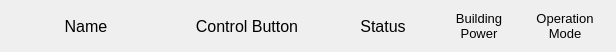
   <widget class="QWidget" name="layoutWidget" >
    <property name="geometry" >
     <rect>
      <x>11</x>
      <y>11</y>
      <width>604</width>
      <height>32</height>
     </rect>
    </property>
    <layout class="QGridLayout" >
     <item row="0" column="0" >
      <widget class="QLabel" name="label_37" >
       <property name="minimumSize" >
        <size>
         <width>150</width>
         <height>30</height>
        </size>
       </property>
       <property name="maximumSize" >
        <size>
         <width>150</width>
         <height>30</height>
        </size>
       </property>
       <property name="palette" >
        <palette>
         <active>
          <colorrole role="Base" >
           <brush brushstyle="SolidPattern" >
            <color alpha="255" >
             <red>255</red>
             <green>255</green>
             <blue>255</blue>
            </color>
           </brush>
          </colorrole>
          <colorrole role="Window" >
           <brush brushstyle="SolidPattern" >
            <color alpha="255" >
             <red>199</red>
             <green>200</green>
             <blue>208</blue>
            </color>
           </brush>
          </colorrole>
         </active>
         <inactive>
          <colorrole role="Base" >
           <brush brushstyle="SolidPattern" >
            <color alpha="255" >
             <red>255</red>
             <green>255</green>
             <blue>255</blue>
            </color>
           </brush>
          </colorrole>
          <colorrole role="Window" >
           <brush brushstyle="SolidPattern" >
            <color alpha="255" >
             <red>199</red>
             <green>200</green>
             <blue>208</blue>
            </color>
           </brush>
          </colorrole>
         </inactive>
         <disabled>
          <colorrole role="Base" >
           <brush brushstyle="SolidPattern" >
            <color alpha="255" >
             <red>199</red>
             <green>200</green>
             <blue>208</blue>
            </color>
           </brush>
          </colorrole>
          <colorrole role="Window" >
           <brush brushstyle="SolidPattern" >
            <color alpha="255" >
             <red>199</red>
             <green>200</green>
             <blue>208</blue>
            </color>
           </brush>
          </colorrole>
         </disabled>
        </palette>
       </property>
       <property name="font" >
        <font>
         <pointsize>12</pointsize>
         <weight>50</weight>
         <bold>false</bold>
        </font>
       </property>
       <property name="autoFillBackground" >
        <bool>false</bool>
       </property>
       <property name="frameShape" >
        <enum>QFrame::NoFrame</enum>
       </property>
       <property name="frameShadow" >
        <enum>QFrame::Plain</enum>
       </property>
       <property name="lineWidth" >
        <number>1</number>
       </property>
       <property name="text" >
        <string>Name</string>
       </property>
       <property name="alignment" >
        <set>Qt::AlignCenter</set>
       </property>
      </widget>
     </item>
     <item row="0" column="1" >
      <widget class="QLabel" name="label_38" >
       <property name="sizePolicy" >
        <sizepolicy vsizetype="Preferred" hsizetype="Preferred" >
         <horstretch>0</horstretch>
         <verstretch>0</verstretch>
        </sizepolicy>
       </property>
       <property name="minimumSize" >
        <size>
         <width>160</width>
         <height>30</height>
        </size>
       </property>
       <property name="maximumSize" >
        <size>
         <width>160</width>
         <height>30</height>
        </size>
       </property>
       <property name="palette" >
        <palette>
         <active>
          <colorrole role="Base" >
           <brush brushstyle="SolidPattern" >
            <color alpha="255" >
             <red>255</red>
             <green>255</green>
             <blue>255</blue>
            </color>
           </brush>
          </colorrole>
          <colorrole role="Window" >
           <brush brushstyle="SolidPattern" >
            <color alpha="255" >
             <red>199</red>
             <green>200</green>
             <blue>208</blue>
            </color>
           </brush>
          </colorrole>
         </active>
         <inactive>
          <colorrole role="Base" >
           <brush brushstyle="SolidPattern" >
            <color alpha="255" >
             <red>255</red>
             <green>255</green>
             <blue>255</blue>
            </color>
           </brush>
          </colorrole>
          <colorrole role="Window" >
           <brush brushstyle="SolidPattern" >
            <color alpha="255" >
             <red>199</red>
             <green>200</green>
             <blue>208</blue>
            </color>
           </brush>
          </colorrole>
         </inactive>
         <disabled>
          <colorrole role="Base" >
           <brush brushstyle="SolidPattern" >
            <color alpha="255" >
             <red>199</red>
             <green>200</green>
             <blue>208</blue>
            </color>
           </brush>
          </colorrole>
          <colorrole role="Window" >
           <brush brushstyle="SolidPattern" >
            <color alpha="255" >
             <red>199</red>
             <green>200</green>
             <blue>208</blue>
            </color>
           </brush>
          </colorrole>
         </disabled>
        </palette>
       </property>
       <property name="font" >
        <font>
         <pointsize>12</pointsize>
         <weight>50</weight>
         <bold>false</bold>
        </font>
       </property>
       <property name="autoFillBackground" >
        <bool>false</bool>
       </property>
       <property name="frameShape" >
        <enum>QFrame::NoFrame</enum>
       </property>
       <property name="frameShadow" >
        <enum>QFrame::Plain</enum>
       </property>
       <property name="lineWidth" >
        <number>1</number>
       </property>
       <property name="text" >
        <string>Control Button</string>
       </property>
       <property name="alignment" >
        <set>Qt::AlignCenter</set>
       </property>
      </widget>
     </item>
     <item row="0" column="2" >
      <widget class="QLabel" name="label_39" >
       <property name="sizePolicy" >
        <sizepolicy vsizetype="Preferred" hsizetype="Fixed" >
         <horstretch>0</horstretch>
         <verstretch>0</verstretch>
        </sizepolicy>
       </property>
       <property name="minimumSize" >
        <size>
         <width>100</width>
         <height>30</height>
        </size>
       </property>
       <property name="maximumSize" >
        <size>
         <width>100</width>
         <height>30</height>
        </size>
       </property>
       <property name="palette" >
        <palette>
         <active>
          <colorrole role="Base" >
           <brush brushstyle="SolidPattern" >
            <color alpha="255" >
             <red>255</red>
             <green>255</green>
             <blue>255</blue>
            </color>
           </brush>
          </colorrole>
          <colorrole role="Window" >
           <brush brushstyle="SolidPattern" >
            <color alpha="255" >
             <red>199</red>
             <green>200</green>
             <blue>208</blue>
            </color>
           </brush>
          </colorrole>
         </active>
         <inactive>
          <colorrole role="Base" >
           <brush brushstyle="SolidPattern" >
            <color alpha="255" >
             <red>255</red>
             <green>255</green>
             <blue>255</blue>
            </color>
           </brush>
          </colorrole>
          <colorrole role="Window" >
           <brush brushstyle="SolidPattern" >
            <color alpha="255" >
             <red>199</red>
             <green>200</green>
             <blue>208</blue>
            </color>
           </brush>
          </colorrole>
         </inactive>
         <disabled>
          <colorrole role="Base" >
           <brush brushstyle="SolidPattern" >
            <color alpha="255" >
             <red>199</red>
             <green>200</green>
             <blue>208</blue>
            </color>
           </brush>
          </colorrole>
          <colorrole role="Window" >
           <brush brushstyle="SolidPattern" >
            <color alpha="255" >
             <red>199</red>
             <green>200</green>
             <blue>208</blue>
            </color>
           </brush>
          </colorrole>
         </disabled>
        </palette>
       </property>
       <property name="font" >
        <font>
         <pointsize>12</pointsize>
         <weight>50</weight>
         <bold>false</bold>
        </font>
       </property>
       <property name="autoFillBackground" >
        <bool>false</bool>
       </property>
       <property name="frameShape" >
        <enum>QFrame::NoFrame</enum>
       </property>
       <property name="frameShadow" >
        <enum>QFrame::Plain</enum>
       </property>
       <property name="lineWidth" >
        <number>1</number>
       </property>
       <property name="text" >
        <string>Status</string>
       </property>
       <property name="alignment" >
        <set>Qt::AlignCenter</set>
       </property>
      </widget>
     </item>
     <item row="0" column="3" >
      <widget class="QLabel" name="label_40" >
       <property name="minimumSize" >
        <size>
         <width>80</width>
         <height>30</height>
        </size>
       </property>
       <property name="maximumSize" >
        <size>
         <width>80</width>
         <height>30</height>
        </size>
       </property>
       <property name="palette" >
        <palette>
         <active>
          <colorrole role="Base" >
           <brush brushstyle="SolidPattern" >
            <color alpha="255" >
             <red>255</red>
             <green>255</green>
             <blue>255</blue>
            </color>
           </brush>
          </colorrole>
          <colorrole role="Window" >
           <brush brushstyle="SolidPattern" >
            <color alpha="255" >
             <red>199</red>
             <green>200</green>
             <blue>208</blue>
            </color>
           </brush>
          </colorrole>
         </active>
         <inactive>
          <colorrole role="Base" >
           <brush brushstyle="SolidPattern" >
            <color alpha="255" >
             <red>255</red>
             <green>255</green>
             <blue>255</blue>
            </color>
           </brush>
          </colorrole>
          <colorrole role="Window" >
           <brush brushstyle="SolidPattern" >
            <color alpha="255" >
             <red>199</red>
             <green>200</green>
             <blue>208</blue>
            </color>
           </brush>
          </colorrole>
         </inactive>
         <disabled>
          <colorrole role="Base" >
           <brush brushstyle="SolidPattern" >
            <color alpha="255" >
             <red>199</red>
             <green>200</green>
             <blue>208</blue>
            </color>
           </brush>
          </colorrole>
          <colorrole role="Window" >
           <brush brushstyle="SolidPattern" >
            <color alpha="255" >
             <red>199</red>
             <green>200</green>
             <blue>208</blue>
            </color>
           </brush>
          </colorrole>
         </disabled>
        </palette>
       </property>
       <property name="font" >
        <font>
         <pointsize>10</pointsize>
         <weight>50</weight>
         <bold>false</bold>
        </font>
       </property>
       <property name="autoFillBackground" >
        <bool>false</bool>
       </property>
       <property name="frameShape" >
        <enum>QFrame::NoFrame</enum>
       </property>
       <property name="frameShadow" >
        <enum>QFrame::Plain</enum>
       </property>
       <property name="lineWidth" >
        <number>1</number>
       </property>
       <property name="text" >
        <string>Building 
Power</string>
       </property>
       <property name="alignment" >
        <set>Qt::AlignCenter</set>
       </property>
      </widget>
     </item>
     <item row="0" column="4" >
      <widget class="QLabel" name="label_42" >
       <property name="minimumSize" >
        <size>
         <width>80</width>
         <height>30</height>
        </size>
       </property>
       <property name="maximumSize" >
        <size>
         <width>80</width>
         <height>30</height>
        </size>
       </property>
       <property name="palette" >
        <palette>
         <active>
          <colorrole role="Base" >
           <brush brushstyle="SolidPattern" >
            <color alpha="255" >
             <red>255</red>
             <green>255</green>
             <blue>255</blue>
            </color>
           </brush>
          </colorrole>
          <colorrole role="Window" >
           <brush brushstyle="SolidPattern" >
            <color alpha="255" >
             <red>199</red>
             <green>200</green>
             <blue>208</blue>
            </color>
           </brush>
          </colorrole>
         </active>
         <inactive>
          <colorrole role="Base" >
           <brush brushstyle="SolidPattern" >
            <color alpha="255" >
             <red>255</red>
             <green>255</green>
             <blue>255</blue>
            </color>
           </brush>
          </colorrole>
          <colorrole role="Window" >
           <brush brushstyle="SolidPattern" >
            <color alpha="255" >
             <red>199</red>
             <green>200</green>
             <blue>208</blue>
            </color>
           </brush>
          </colorrole>
         </inactive>
         <disabled>
          <colorrole role="Base" >
           <brush brushstyle="SolidPattern" >
            <color alpha="255" >
             <red>199</red>
             <green>200</green>
             <blue>208</blue>
            </color>
           </brush>
          </colorrole>
          <colorrole role="Window" >
           <brush brushstyle="SolidPattern" >
            <color alpha="255" >
             <red>199</red>
             <green>200</green>
             <blue>208</blue>
            </color>
           </brush>
          </colorrole>
         </disabled>
        </palette>
       </property>
       <property name="font" >
        <font>
         <pointsize>10</pointsize>
         <weight>50</weight>
         <bold>false</bold>
        </font>
       </property>
       <property name="autoFillBackground" >
        <bool>false</bool>
       </property>
       <property name="frameShape" >
        <enum>QFrame::NoFrame</enum>
       </property>
       <property name="frameShadow" >
        <enum>QFrame::Plain</enum>
       </property>
       <property name="lineWidth" >
        <number>1</number>
       </property>
       <property name="text" >
        <string>Operation 
Mode</string>
       </property>
       <property name="alignment" >
        <set>Qt::AlignCenter</set>
       </property>
      </widget>
     </item>
    </layout>
   </widget>
